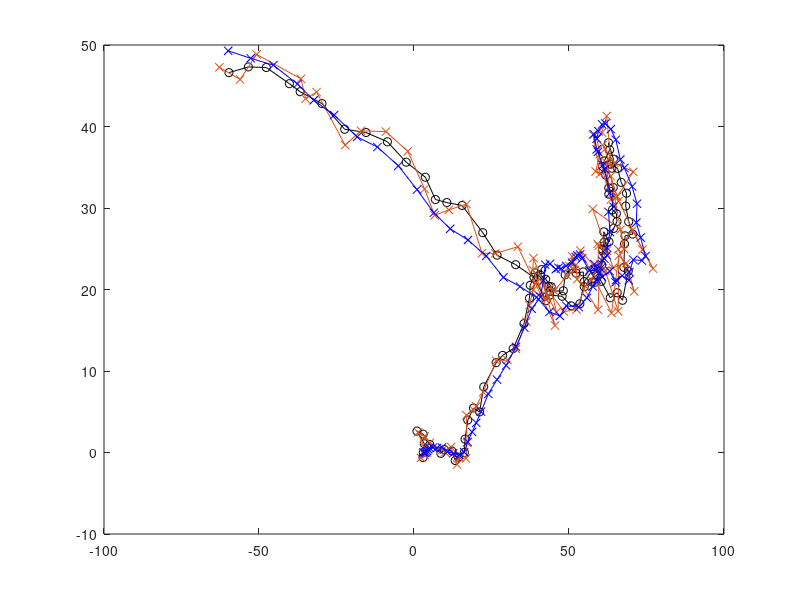

Write the MATLAB code that produced this figure.
clear;clc;close all

%% Modeling
F=[1 0 0.5 0;0 1 0 0.5;0 0 1 0;0 0 0 1];
FT=F.';
H=[1 0 0 0;0 1 0 0];
HT=H.';
P=eye(4);
R=100;
%% Original Data Set
x=zeros(4,100);
x(:,1)=[3;0;1;0];
%% Measurement Data Set
tri1=[20 20;-20 0];
noisy=zeros(2,100);
%% Filtered Data Set
xhat=zeros(4,100);
xhat(:,1)=[3;0;1;0];

%% Original Data
for i=1:1:99
    x(:,i+1)=F*x(:,i)+randn(4,1);
end
plot(x(1,:),x(2,:),"-o","Color",[0 0 0])
hold on

%% Measurement data
for i=1:1:100
    r1=normrnd(0,0.3)+sqrt(x(1,i)^2+x(2,i)^2);
    r2=normrnd(0,0.3)+sqrt((x(1,i)-10)^2+(x(2,i)-10)^2);
    r3=normrnd(0,0.3)+sqrt(x(1,i)^2+(x(2,i)-10)^2);
    tri2=[(r1^2)-(r2^2)+200;(r2^2)-(r3^2)-100];
    input=tri1\tri2;
    noisy(:,i)=input;
end
plot(noisy(1,:),noisy(2,:),"-x")
hold on

%% Kalman Filtering
for i=1:1:99 
    xhat(:,i+1)=F*xhat(:,i);
    P=F*P*FT + eye(4);
    K=(P*HT)/((H*P*HT+R*eye(2)));
    xhat(:,i+1)=xhat(:,i+1)+K*(noisy(:,i+1)-H*xhat(:,i+1));
    P=P-K*H*P;
end
plot(xhat(1,:),xhat(2,:),"-x","Color","b")
